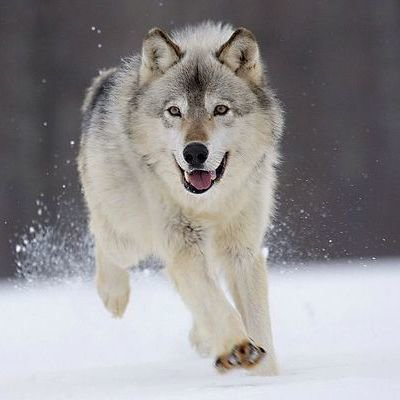
//> input picture image.png, 400 x 400 px
$ ./main   (built with g++ and OpenCV 4)
//> lines starting //> are read from the running program, lines starting //| are printed output that depends on the picture
### 7-Canny-Detection/sobel.h
//
// Created by 单淳劼 on 2022/3/8.
//

#ifndef SOBEL_H
#define SOBEL_H

#include <opencv2/opencv.hpp>
#include <iostream>

class Sobel
{
public:
    Sobel(cv::Mat& src, cv::Mat& dst, int gx, int gy, int kernelSize);
    Sobel(int gx, int gy, int kernelSize);
    int calcSobel();
    int calcSobel(cv::Mat& src, cv::Mat& dst);
    cv::Mat getResult();
    std::vector<cv::Mat> getGxGyResult();

private:
    cv::Mat mSrc;
    int mGx;
    int mGy;

    cv::Mat mGxFilter;
    cv::Mat mGyFilter;

    cv::Mat mGxResult;
    cv::Mat mGyResult;
    cv::Mat mGxGyResult;
    int mKernelSize;

    int genGxGyKernel();

    int calcGxSobel();
    int calcGySobel();
    int calcGxGySobel();

};


#endif // SOBEL_H

### 7-Canny-Detection/gaussian_filter.h
//
// Created by 单淳劼 on 2022/3/7.
//

#ifndef GAUSSIAN_FILTER_GAUSSIAN_FILTER_H
#define GAUSSIAN_FILTER_GAUSSIAN_FILTER_H

#include <opencv2/opencv.hpp>
#include <iostream>

class GaussianFilter
{
public:
    GaussianFilter(int kernelSize, float sigma);
    GaussianFilter(cv::Size kernelSize, float sigma);
    int calcGaussFilter(cv::Mat& src, cv::Mat& dst);

private:
    int genGaussKernel();

    float mSigma;
    cv::Mat mGaussKernel;
};


#endif //GAUSSIAN_FILTER_GAUSSIAN_FILTER_H

### 7-Canny-Detection/canny.h
//
// Created by 单淳劼 on 2022/3/11.
//

#ifndef CANNY_CANNY_H
#define CANNY_CANNY_H

#include "gaussian_filter.h"
#include "sobel.h"

class Canny
{
public:
    Canny(cv::Mat& src, cv::Mat& dst);
    int calcGaussFilter(cv::Mat& src, cv::Mat& dst);
    int calcSobelFilter(cv::Mat& src, cv::Mat& dst);
    int getDirection(cv::Mat& sobelGxMat, cv::Mat& sobelGyMat);
    int localNMS(cv::Mat& src, cv::Mat& dst);
    int doubleThreshLink(cv::Mat& src, cv::Mat& dst, float highThresh, float lowThresh);
    int calcCannyBorder(cv::Mat& src, cv::Mat dst, float highThresh, float lowThresh);

private:
    GaussianFilter mGaussianFilter;
    Sobel mSobel;
    std::vector<float> mDirection;
    cv::Mat mSrc;
    cv::Mat mDst;

};


#endif //CANNY_CANNY_H

### 7-Canny-Detection/sobel.cpp
//
// Created by 单淳劼 on 2022/3/8.
//

#include "sobel.h"

// [15 lines left out: function Sobel, not called in this run]

Sobel::Sobel(int gx, int gy, int kernelSize)
    : mGx(gx)
    , mGy(gy)
    , mKernelSize(kernelSize)
{
    genGxGyKernel();
}

int Sobel::calcSobel()
{
    if (mGx && !mGy)
        calcGxSobel();

    else if (!mGx && mGy)
        calcGySobel();

    else if (mGx && mGy)
        calcGxGySobel();

    return 0;
}

int Sobel::calcSobel(cv::Mat &src, cv::Mat& dst)
{
    mSrc = src;
    mGxResult = cv::Mat::zeros(mSrc.size(), CV_32S);
    mGyResult = cv::Mat::zeros(mSrc.size(), CV_32S);
    mGxGyResult = cv::Mat::zeros(mSrc.size(), CV_32S);
    calcSobel();

    dst = getResult();

    return 0;
}

// [50 lines left out: functions calcGxSobel, calcGySobel, not called in this run]

int Sobel::calcGxGySobel()
{
    // calculate both gx and gy
    cv::Mat sobelMat;
    cv::copyMakeBorder(mSrc, sobelMat, 1, 1, 1, 1, cv::BORDER_REPLICATE);
    mSrc.convertTo(sobelMat, CV_32SC1);
    int h = (mKernelSize - 1) / 2;
    int w = (mKernelSize - 1) / 2;

    for (int row = 1; row < sobelMat.rows; row++)
    {
        for (int col = 1; col < sobelMat.cols; col++)
        {
            char gx = 0;
            char gy = 0;

            for (int i = -h; i <= h; i++)
            {
                for (int j = -w; j <= w; j++)
                {
//                    std::cout << sobelMat.at<int>(row + i, col + j) << std::endl;
//                    std::cout << h + i << " " << w + j << " " << std::endl;
                    gx += sobelMat.at<int>(row + i, col + j) * mGxFilter.at<char>(h + i, w + j);
                    gy += sobelMat.at<int>(row + i, col + j) * mGyFilter.at<char>(h + i, w + j);
                }
            }

            mGxResult.at<int>(row, col) = gx;
            mGyResult.at<int>(row, col) = gy;
//            std::cout << "200\n";
        }

    }

    cv::addWeighted(mGxResult, 0.5, mGyResult, 0.5, 0, mGxGyResult);
    mGxGyResult.convertTo(mGxGyResult, CV_8UC1);
    cv::imwrite("../sobel.png", mGxGyResult);

    return 0;
}

int Sobel::genGxGyKernel()
{
    mGxFilter = (cv::Mat_<char>(3, 3) <<
                -1, -2, -1,
                 0,  0,  0,
                 1,  2,  1
    );

    mGyFilter = (cv::Mat_<char>(3, 3) <<
           -1 , 0,  1,
           -2 , 0,  2,
           -1 , 0,  1
    );

    return 0;
}

std::vector<cv::Mat> Sobel::getGxGyResult()
{
    std::vector<cv::Mat> vGxGyResult = {mGxResult, mGyResult};
    return vGxGyResult;
}

cv::Mat Sobel::getResult()
{
    if (mGx && !mGy)
        return mGxResult;

    else if (!mGx && mGy)
        return mGyResult;

    else if (mGx && mGy)
        return mGxGyResult;
}

### 7-Canny-Detection/gaussian_filter.cpp
//
// Created by 单淳劼 on 2022/3/7.
//

#include "gaussian_filter.h"

GaussianFilter::GaussianFilter(int kernelSize, float sigma)
    : mGaussKernel(cv::Mat::zeros(kernelSize, kernelSize, CV_32FC1))
    , mSigma(sigma)
{
    genGaussKernel();
}

// [6 lines left out: function GaussianFilter, not called in this run]

int GaussianFilter::calcGaussFilter(cv::Mat& src, cv::Mat& dst)
{
    dst = cv::Mat::zeros(src.size(), src.type());

    int h = (mGaussKernel.rows - 1) / 2;
    int w = (mGaussKernel.cols - 1) / 2;

    cv::copyMakeBorder(src, src, h, h, w, w, cv::BORDER_REPLICATE);
    cv::Mat fSrc;
    src.convertTo(fSrc, CV_32FC1);

    for (int row = h; row < src.rows; row++)
    {
        for (int col = w; col < src.cols; col++)
        {
            float sum = 0.0f;

            // convolution operation
            for (int i = -h; i <= h; i++)
            {
                for (int j = -w; j <= w; j++)
                {
                    sum += fSrc.at<float>(row + i, col + j) * mGaussKernel.at<float>(h + i, w + j);
                }
            }

            dst.at<int>(row - h, col - w) = static_cast<int>(sum);
        }
    }

    return 0;
}

int GaussianFilter::genGaussKernel()
{
    int kHeight = mGaussKernel.rows;
    int kWidth  = mGaussKernel.cols;

    int kCenterH = (kHeight - 1) / 2;
    int kCenterW = (kWidth  - 1) / 2;

    float sum = 0.0;  // for normalization

    for (int i = 0; i < mGaussKernel.rows; i++)
    {
        auto x = static_cast<float>(i - kCenterH);
        float x2 = x * x;

        for (int j = 0; j < mGaussKernel.cols; j++)
        {
            auto y = static_cast<float>(j - kCenterW);
            float y2 = y * y;

            float above = (x2 + y2) / static_cast<float>(2 * mSigma * mSigma);
            float exp = std::exp(-1.0f * above);

            mGaussKernel.at<float>(i, j) = exp;
            sum += exp;
        }
    }

    mGaussKernel /= sum;
    return 0;
}

### 7-Canny-Detection/canny.cpp
//
// Created by 单淳劼 on 2022/3/11.
//

#include "canny.h"

Canny::Canny(cv::Mat& src, cv::Mat& dst)
    : mSobel(1, 1, 3)
    , mGaussianFilter(3, 0.8)
    , mSrc(cv::Mat::zeros(src.size(), CV_32S))
    , mDst(cv::Mat::zeros(src.size(), CV_32S))
{
    calcCannyBorder(src, dst, 100.f, 200.f);
//    cv::imwrite("../double.png", mDst);
}

int Canny::calcCannyBorder(cv::Mat &src, cv::Mat dst, float highThresh, float lowThresh)
{
    src.convertTo(mSrc, CV_32S);
    calcGaussFilter(mSrc, mDst);
    calcSobelFilter(mDst, mDst);

    std::vector<cv::Mat> vGxGyResult = mSobel.getGxGyResult();

    getDirection(vGxGyResult[0], vGxGyResult[1]);
    localNMS(mDst, mDst);
    doubleThreshLink(mDst, mDst, 5.f, 10.f);
    return 0;
}

int Canny::calcGaussFilter(cv::Mat &src, cv::Mat &dst)
{
    int ret = mGaussianFilter.calcGaussFilter(src, dst);

    if (ret == 0)
        return 0;
    else
        return 1;
}

int Canny::calcSobelFilter(cv::Mat &src, cv::Mat &dst)
{
    int ret = mSobel.calcSobel(src, dst);

    if (ret == 0)
        return 0;
    else
        return 1;
}

int Canny::getDirection(cv::Mat &sobelGxMat, cv::Mat& sobelGyMat)
{
    for (int i = 0; i < sobelGxMat.rows; i++)
    {
        for (int j = 0; j < sobelGxMat.cols; j++)
        {
            int gx = sobelGxMat.at<int>(i, j);
            int gy = sobelGyMat.at<int>(i, j);

            if (gx == 0)
            {
                if (gy > 0)
                    mDirection.push_back(90.f);
                else if (gy < 0)
                    mDirection.push_back(-90.f);
            }

            else if (gy == 0)
            {
                mDirection.push_back(0.0f);
            }
            else
            {
                float theta = (static_cast<float>(gy) / static_cast<float>(gx));
                theta = std::atan(theta) * 180.0f / CV_PI;
//                std::cout << gx << " " << gy << std::endl;
//                std::cout << theta << std::endl;
                mDirection.push_back(std::atan(theta));
            }
        }
    }
    return 0;
}

int Canny::localNMS(cv::Mat& src, cv::Mat& dst)
{
    if (dst.empty())
        dst = src.clone();

    for (int i = 1; i < src.rows - 1; i++)
    {
        for (int j = 1; j < src.cols - 1; j++)
        {
            int index = (i - 1) * dst.rows + j;
            float angle = mDirection[index];
            if ((angle >= 0.0f && angle <= 22.5f) || (angle >= 157.5f))
            {
                int value = src.at<int>(i, j);
                int value1 = src.at<int>(i, j + 1);
                int value2 = src.at<int>(i, j - 1);

                if (value < value1 || value < value2)
                    dst.at<int>(i, j) = 0;
            }

            else if (angle >= 22.5f && angle < 67.5f)
            {
                int value = src.at<int>(i, j);
                int value1 = src.at<int>(i + 1, j - 1);
                int value2 = src.at<int>(i - 1, j + 1);

                if (value < value1 || value < value2)
                    dst.at<int>(i, j) = 0;
            }

            else if (angle >= 67.5f && angle < 112.5f)
            {
                int value = src.at<int>(i, j);
                int value1 = src.at<int>(i + 1, j);
                int value2 = src.at<int>(i - 1, j);

                if (value < value1 || value < value2)
                    dst.at<int>(i, j) = 0;
            }

            else if (angle >= 112.5f && angle < 157.5f)
            {
                int value = src.at<int>(i, j);
                int value1 = src.at<int>(i - 1, j - 1);
                int value2 = src.at<int>(i + 1, j + 1);

                if (value < value1 || value < value2)
                    dst.at<int>(i, j) = 0;
            }
        }
    }

    return 0;
}

int Canny::doubleThreshLink(cv::Mat &src, cv::Mat &dst, float lowThresh, float highThresh)
{
    if (dst.empty())
        dst = src.clone();

    else
        src.convertTo(dst, CV_32S);
    for (int i = 1; i < src.rows - 1; i++)
    {
        for (int j = 1; j < src.cols - 1; j++)
        {
            int value = src.at<int>(i, j);
            float fValue = static_cast<float>(value);
//            std::cout << value << " " << fValue << std::endl;

            if (fValue < lowThresh)
                dst.at<int>(i, j) = 0;

            else if (fValue > highThresh)
                dst.at<int>(i, j) = 255;

            else
            {

                if (
                    src.at<int>(i - 1, j - 1) > highThresh || src.at<int>(i, j - 1) < highThresh || src.at<int>(i + 1, j - 1) < highThresh ||
                    src.at<int>(i - 1, j) < highThresh || src.at<int>(i + 1, j) < highThresh ||
                    src.at<int>(i - 1, j + 1) < highThresh || src.at<int>(i, j + 1) < highThresh || src.at<int>(i + 1, j + 1) < highThresh
                )
                {
                    dst.at<int>(i, j) = 0;
                }
            }

//            std::cout << dst.at<int>(i, j) << " ";
        } // for j
    } // for i

    return 0;
}

### 7-Canny-Detection/main.cpp
//
// Created by 单淳劼 on 2022/3/11.
//

#include <opencv2/opencv.hpp>
#include <iostream>
#include "canny.h"

int main()
{
    cv::Mat img = cv::imread("../../image.png", cv::IMREAD_GRAYSCALE);
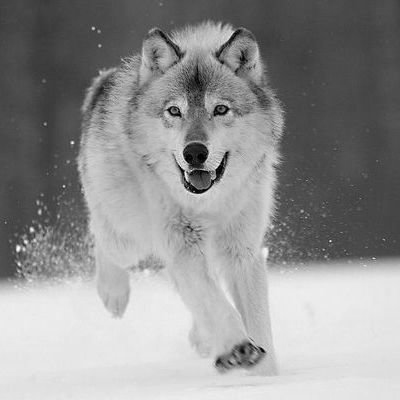
//> img: 400 rows x 400 cols, CV_8UC1; min 0, max 253, mean 145.7
//    std::cout << img.rows << " " << img.cols << std::endl;
    cv::Mat gaussDst;
//    GaussianFilter gaussianFilter(3, 0.8);
//    gaussianFilter.calcGaussFilter(img, dst);

    Canny canny(img, gaussDst);
//> in calcGaussFilter, `int ret = mGaussianFilter.calcGaussFilter(src, dst);`: ret = 0
//> after the loop in calcGxGySobel, `for (int row = 1; row < sobelMat.rows; row++)`:
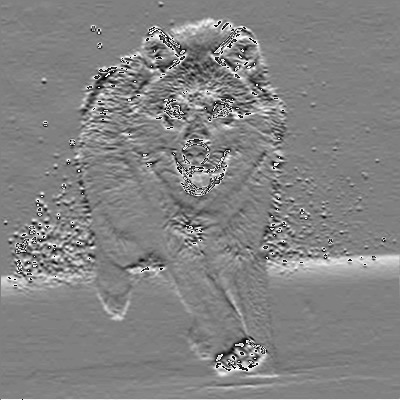
//> mGxResult: 400 rows x 400 cols, CV_32SC1; min -128, max 127, mean 2.9; drawn with min black and max white
//> after the loop in calcGxGySobel, `for (int row = 1; row < sobelMat.rows; row++)`:
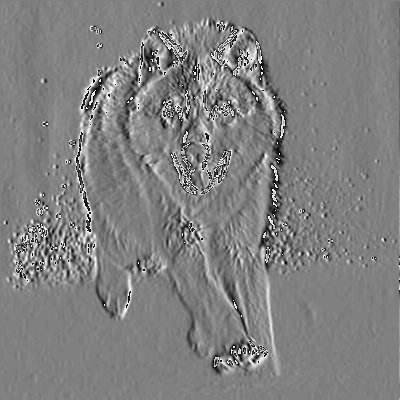
//> mGyResult: 400 rows x 400 cols, CV_32SC1; min -128, max 127, mean 0.1; drawn with min black and max white
//> in calcGxGySobel, `cv::addWeighted(mGxResult, 0.5, mGyResult, 0.5, 0, mGxGyResult);`:
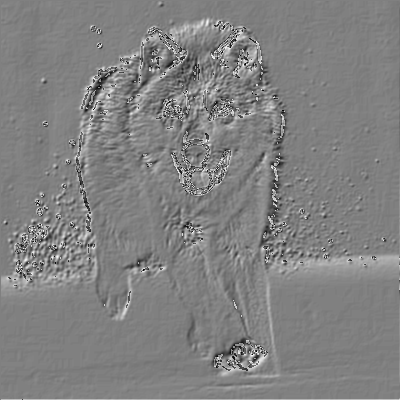
//> mGxGyResult: 400 rows x 400 cols, CV_32SC1; min -126, max 125, mean 1.5; drawn with min black and max white
//> in calcGxGySobel, `mGxGyResult.convertTo(mGxGyResult, CV_8UC1);`:
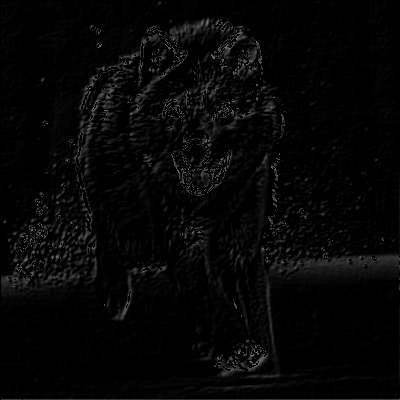
//> mGxGyResult: 400 rows x 400 cols, CV_8UC1; min 0, max 125, mean 6
//> after the loop in getDirection, `for (int i = 0; i < sobelGxMat.rows; i++)`: mDirection = 147882 items
//> after the loop in localNMS, `for (int i = 1; i < src.rows - 1; i++)`:
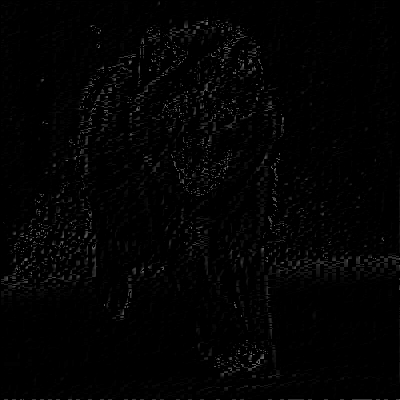
//> dst: 400 rows x 400 cols, CV_8UC1; min 0, max 124, mean 3
//> after the loop in doubleThreshLink, `for (int i = 1; i < src.rows - 1; i++)`:
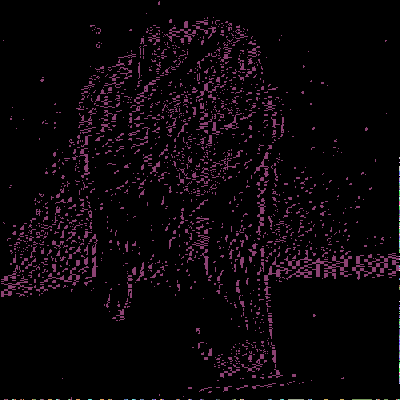
//> dst: 400 rows x 400 cols, CV_32SC1; 51 distinct labels, from 0 to 255; one colour per label, 0 black
// [6 lines of commented-out code are left out]

    return 0;
}
